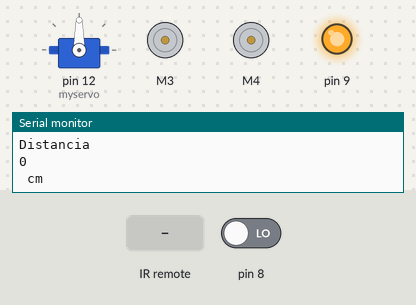
Bench run of a sketch on a simulated Arduino Uno, built with avr-gcc and run on an emulated ATmega328P. Parts: servo, 2 × DC motor (green arrow = forward, orange = backward, longer = faster), output pins drawn as LEDs (lit = HIGH), the last lines printed to the serial monitor. The inputs (shaded band) are chosen by the test bench; at power-on: pin 8 LOW.

Above: at 1.2 s.
1.3 s: infrared code 0xFF18E7 received
At 2.16 s:
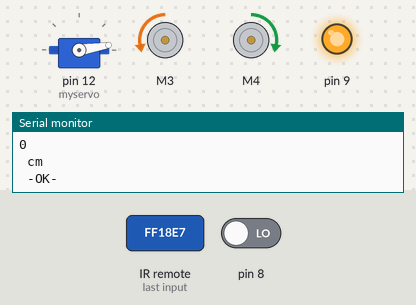
4.8 s: infrared code 0xFF9867 received
At 7.5 s:
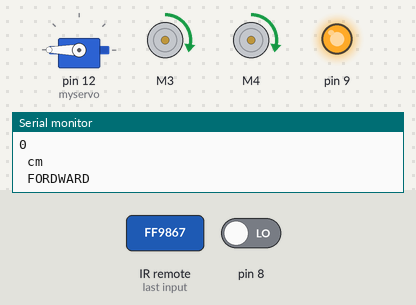
10.2 s: infrared code 0xFF30CF received
At 11.7 s:
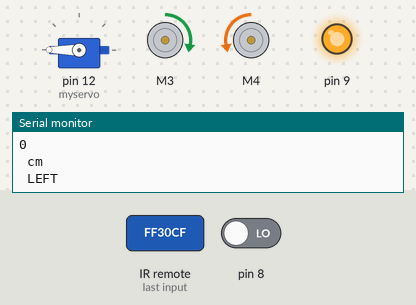
14.3 s: infrared code 0xFF7A85 received
17.8 s: infrared code 0xFF38C7 received
At 18.7 s:
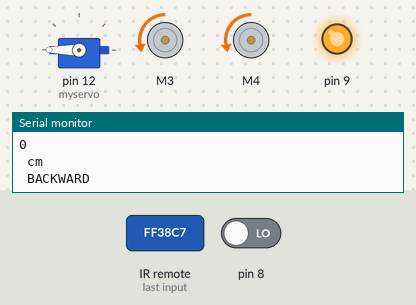
21.4 s: infrared code 0xFF18E7 received
Timing chart, 0 to 25.9 s (numbered marks = the images above; inputs shaded):
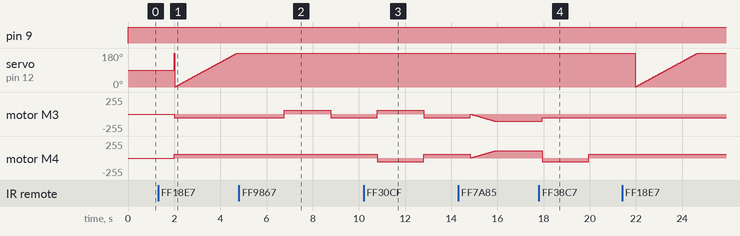

Measured:
- after the input at 4.8 s, motor M3: backward 54/255 → forward 54/255 after 2.0 s, → backward 54/255 2.0 s later
- after the input at 10.2 s, motor M3: backward 54/255 → forward 54/255 after 0.59 s, → backward 54/255 2.0 s later; motor M4: forward 54/255 → backward 54/255 after 0.59 s, → forward 54/255 2.0 s later
- after the input at 17.8 s, motor M4: forward 110/255 → backward 54/255 after 0.14 s, → forward 54/255 2.0 s later

The sketch:

obstacle_avoidance_g1_tank.ino
```cpp
#include "Wire.h"
#include "Adafruit_MotorShield.h"
#include "utility/Adafruit_MS_PWMServoDriver.h"
#include "IRremote.h"
#include "Servo.h"

int speed1 = 200; //Speed Ranges 0 (Stop) - 255 (fullSpeed)

int RECV_PIN = 11;  //InPut Pin IReciver
long distancia;    //Espacio para calcular el tiempo de rebote
long tiempo;       //del pulso ultrasonico emitido
int pos =0;

Servo myservo;
Adafruit_MotorShield AFMS = Adafruit_MotorShield();
Adafruit_DCMotor *myMotor3 = AFMS.getMotor(3);
Adafruit_DCMotor *myMotor4 = AFMS.getMotor(4);
IRrecv irrecv(RECV_PIN);
decode_results results;
//----( SETUP: RUNS ONCE )----
void setup() {
  Serial.begin(9600);
  AFMS.begin();
  pinMode(9, OUTPUT);
  pinMode(8, INPUT);
  myservo.attach(12);

  myMotor3->setSpeed(speed1);
  myMotor4->setSpeed(speed1);

  irrecv.enableIRIn(); // Start the receiver

}
//--(end setup )---

void loop() {

  if (irrecv.decode(&results)) {
    translateIR();
    irrecv.resume(); // receive the next value
  }
  digitalWrite(9,LOW); /* Por cuestión de estabilización del sensor*/
  delayMicroseconds(5);
  digitalWrite(9, HIGH); /* envío del pulso ultrasónico*/
  delayMicroseconds(10);
  tiempo=pulseIn(8, HIGH);
  distancia= int(0.017*tiempo);
  /*Monitorización en centímetros por el monitor serial*/
  Serial.println("Distancia ");
  Serial.println(distancia);
  Serial.println(" cm");
  delay(1000);

  uint8_t i;
  if(distancia > 7){
  myMotor3->run(FORWARD);
  myMotor4->run(FORWARD);

  } else {
  myMotor3->run(BACKWARD);
  myMotor4->run(BACKWARD);
  for (i=0; i<111; i++) {
    myMotor3->setSpeed(i);
    myMotor4->setSpeed(i);
    myservo.write(180);
  }
  myMotor3->run(BACKWARD);
  myMotor4->run(FORWARD);
  for (i=0; i<55; i++) {
    myMotor3->setSpeed(i);
    myMotor4->setSpeed(i);
  }
  }

}


/*-----( Function )-----*/
void translateIR()
{
  uint8_t i;
  switch(results.value)
  {
  case 0xFF9867: Serial.println(" FORDWARD");
    myMotor3->run(FORWARD);
    myMotor4->run(FORWARD);
    delay(10);
    break;
  case 0xFF30CF: Serial.println(" LEFT");
    myMotor3->run(FORWARD);
    myMotor4->run(BACKWARD);
    delay(10);
    break;
  case 0xFF18E7: Serial.println(" -OK-");
    for (pos = 0; pos <= 180; pos += 1) { // goes from 0 degrees to 180 degrees
    // in steps of 1 degree
    myservo.write(pos);              // tell servo to go to position in variable 'pos'
    delay(15);                       // waits 15ms for the servo to reach the position
    }
    break;
  case 0xFF7A85: Serial.println(" RIGHT");
    for (i=0; i<111; i++) {
    myMotor3->setSpeed(i);
    myMotor4->setSpeed(i);
    delay(10);
    }
    break;
  case 0xFF38C7: Serial.println(" BACKWARD");
    myMotor3->run(BACKWARD);
    myMotor4->run(BACKWARD);
    break;
  case 0xFFFFFFFF: Serial.println(" REPEAT");
    break;
  default:
    Serial.println(" other button   ");

  }

} //END translateIR
```
